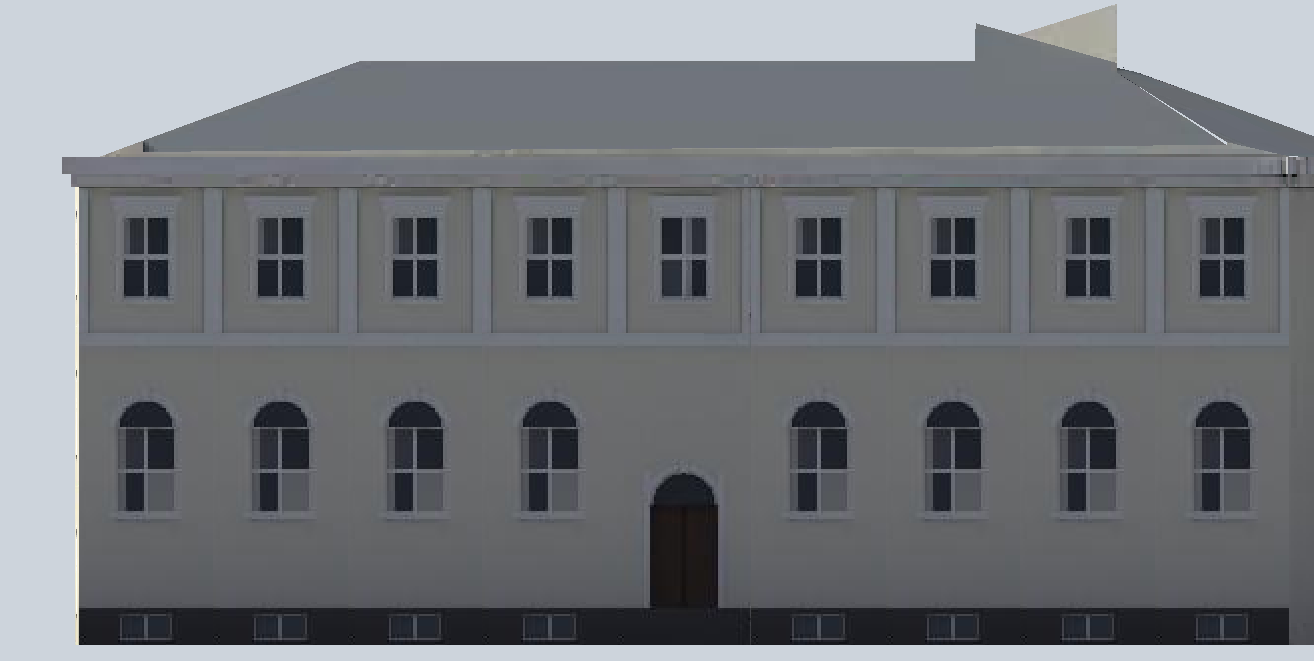
#> input picture pipeline/aiface/k2_1285_etela_lock.png, 1314 x 661 px
$ python lock.py k2_1285_etela_lock.png k2_1560_etela_lock.png k2_1560_etela_lock.png 5
#> lines starting #> are read from the running program, lines starting #| are printed output that depends on the picture; after the words box and inside, x2 and y2 are one past the last pixel; in counts of white or black regions, pixels touching at a corner belong together
"""Colour lock for AI facades: the AI may repaint detail but not the paint colours.
usage: lock.py ai.png raw.png out.png [k=6]
raw.png = our own orthographic render (exact game colours). Its pixels are clustered into k colour regions (wall, trim, plinth,
roof, glass, sky); inside each region the AI image keeps its own detail (deviation from the region mean) while the region mean
is moved to the render's colour, in Lab, so the walls stay the colour measured from the street photos."""
import sys, numpy as np
from PIL import Image
from skimage.color import rgb2lab, lab2rgb
ai_f, raw_f, out_f = sys.argv[1:4]; k = int(sys.argv[4]) if len(sys.argv) > 4 else 6
ai = np.asarray(Image.open(ai_f).convert('RGB')).astype(np.float32) / 255
raw = np.asarray(Image.open(raw_f).convert('RGB').resize((ai.shape[1], ai.shape[0]), Image.NEAREST)).astype(np.float32) / 255
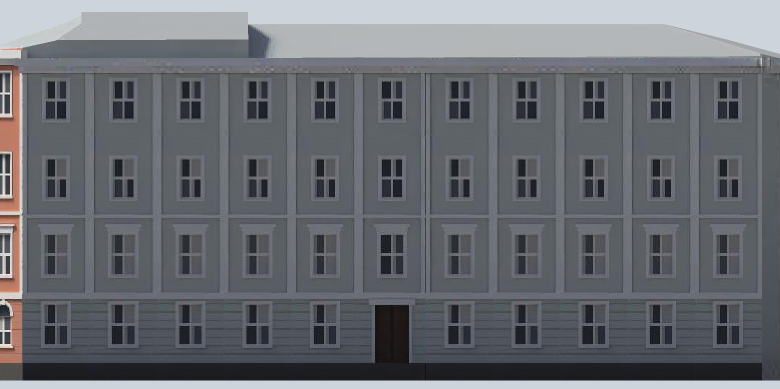
#> input picture pipeline/aiface/k2_1560_etela_lock.png, 1559 x 777 px (shown at 1/2 size)
La, Lr = rgb2lab(ai), rgb2lab(raw)
#> La: shape (661, 1314, 3) float32; mean of channels 0, 1, 2 48.9, -0.1, -3
#> Lr: shape (661, 1314, 3) float32; mean of channels 0, 1, 2 44.6, 0.2, -3.7
X = Lr.reshape(-1, 3); rng = np.random.default_rng(0); C = X[rng.choice(len(X), k, replace=False)]
#> after `C = X[rng.choice(len(X), k, replace=False)]`: C = [[47.71, -0.889, -5.31], [44.84, 0.804, -5.41], [46.39, 0.352, -4.28], [41.45, -0.0807, -3.24], [41.99, 0.821, -5.48]]
for _ in range(15):                                   # small k-means on the render's colours
    lab = np.argmin(((X[:, None, :] - C[None]) ** 2).sum(2), 1)
    C = np.array([X[lab == i].mean(0) if (lab == i).any() else C[i] for i in range(k)])
#> after the loop, C = [[79.98, -0.786, -3.09], [47.42, 0.393, -4.38], [56.34, 20.77, 20.84], [13.19, 0.787, -4.06], [38.42, -0.21, -3.99]]
lab = lab.reshape(Lr.shape[:2]); out = La.copy()
#> after `lab = lab.reshape(Lr.shape[:2])`:
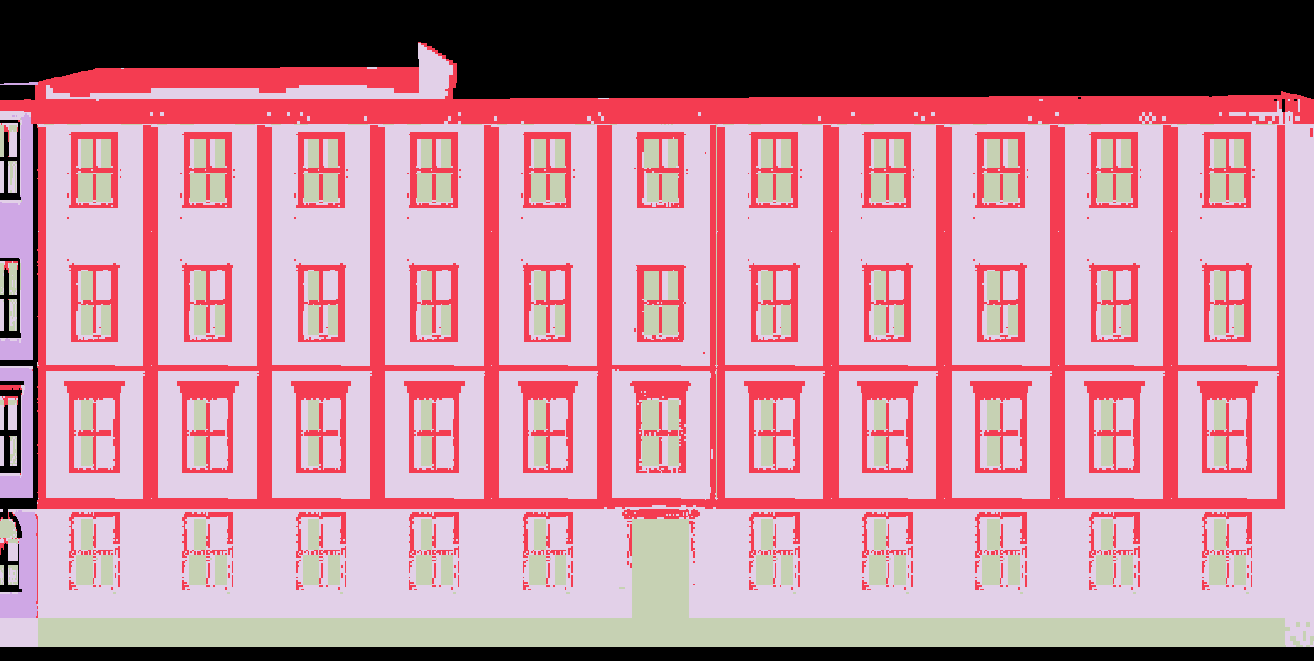
#> lab: shape (661, 1314) int64; 5 distinct labels, from 0 to 4; one colour per label, 0 black
for i in range(k):
    m = lab == i
    if m.sum() < 50: continue
    mu_ai = La[m].mean(0); mu_r = Lr[m].mean(0)
    out[m] = La[m] - mu_ai + mu_r                    # keep AI detail, use the render's mean colour (L, a, b)
    out[m, 1:] = mu_r[1:] + (La[m, 1:] - mu_ai[1:]) * 0.6   # damp the AI's own hue swings
#> this loop made 5 passes
#> (mu_ai, mu_r) on passes 1 to 5: ([77.05, -0.723, -4.49], [79.98, -0.786, -3.09]), ([47.34, -0.106, -2.95], [47.42, 0.393, -4.38]), ([84.61, -0.857, -4.76], [56.34, 20.77, 20.84]), ([33.41, 0.341, -2.98], [13.19, 0.787, -4.06]), ([43.13, 0.0184, -2.54], [38.42, -0.21, -3.99])
#> pass 1, `m = lab == i`:
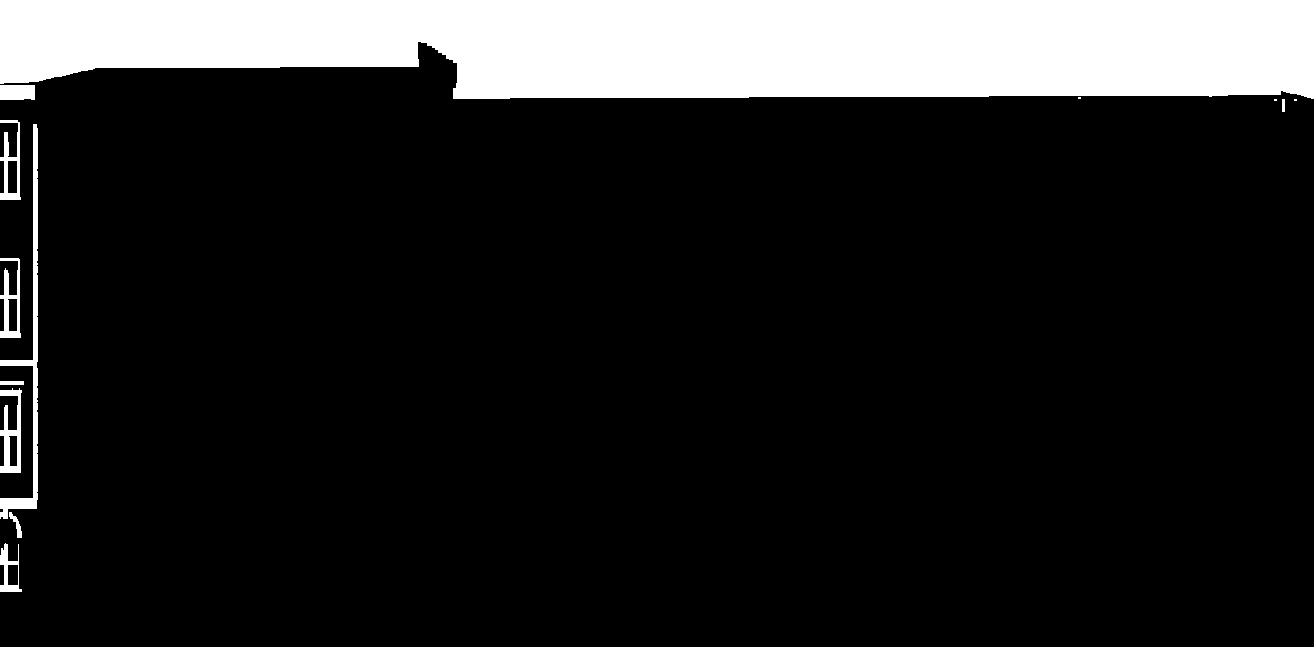
#> m: shape (661, 1314) bool; 16% white; 14 white regions (3 under 20 px), largest, box (x1, y1, x2, y2) and area: (0, 0, 1314, 99) 114391, (0, 647, 1314, 661) 18396, (0, 124, 38, 519) 2512
#> pass 2, `m = lab == i`:
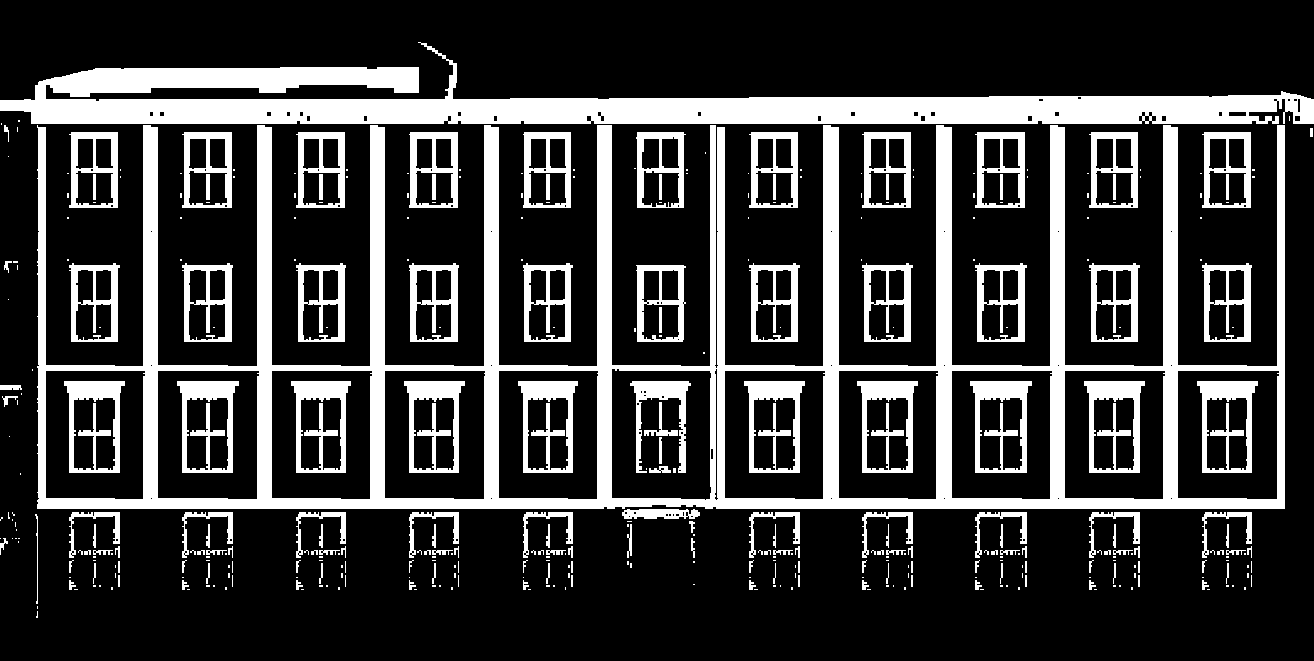
#> m: shape (661, 1314) bool; 22.6% white; 394 white regions (242 under 20 px), largest, box (x1, y1, x2, y2) and area: (37, 125, 1285, 509) 81355, (0, 42, 1314, 124) 41533, (177, 381, 239, 473) 2384
#> after the loop: out: shape (661, 1314, 3) float32; mean of channels 0, 1, 2 44.6, 0.2, -3.7
Image.fromarray((np.clip(lab2rgb(out), 0, 1) * 255).astype(np.uint8)).save(out_f); print(out_f)
#> after `Image.fromarray((np.clip(lab2rgb(out), 0, 1) * 255).astype(np.uint8)).`:
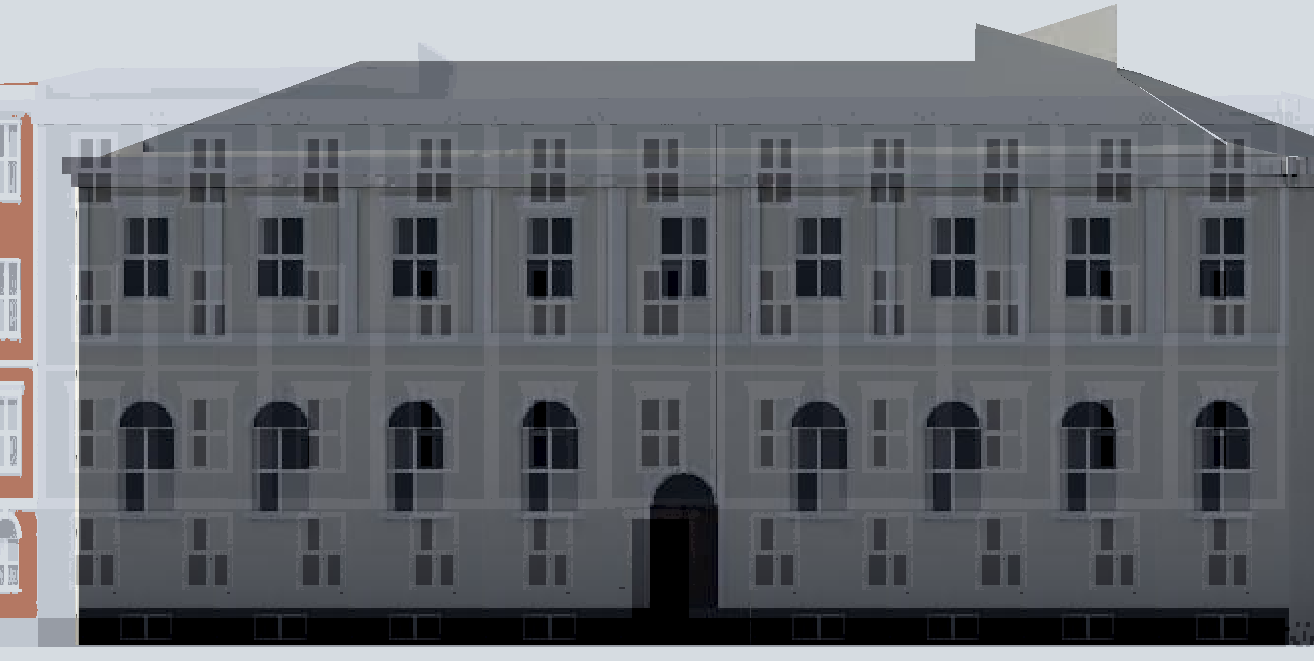
#> saved as k2_1560_etela_lock.png: PIL image 1314x661 RGB; mean R, G, B 105.3, 108.3, 113.7
#| k2_1560_etela_lock.png
